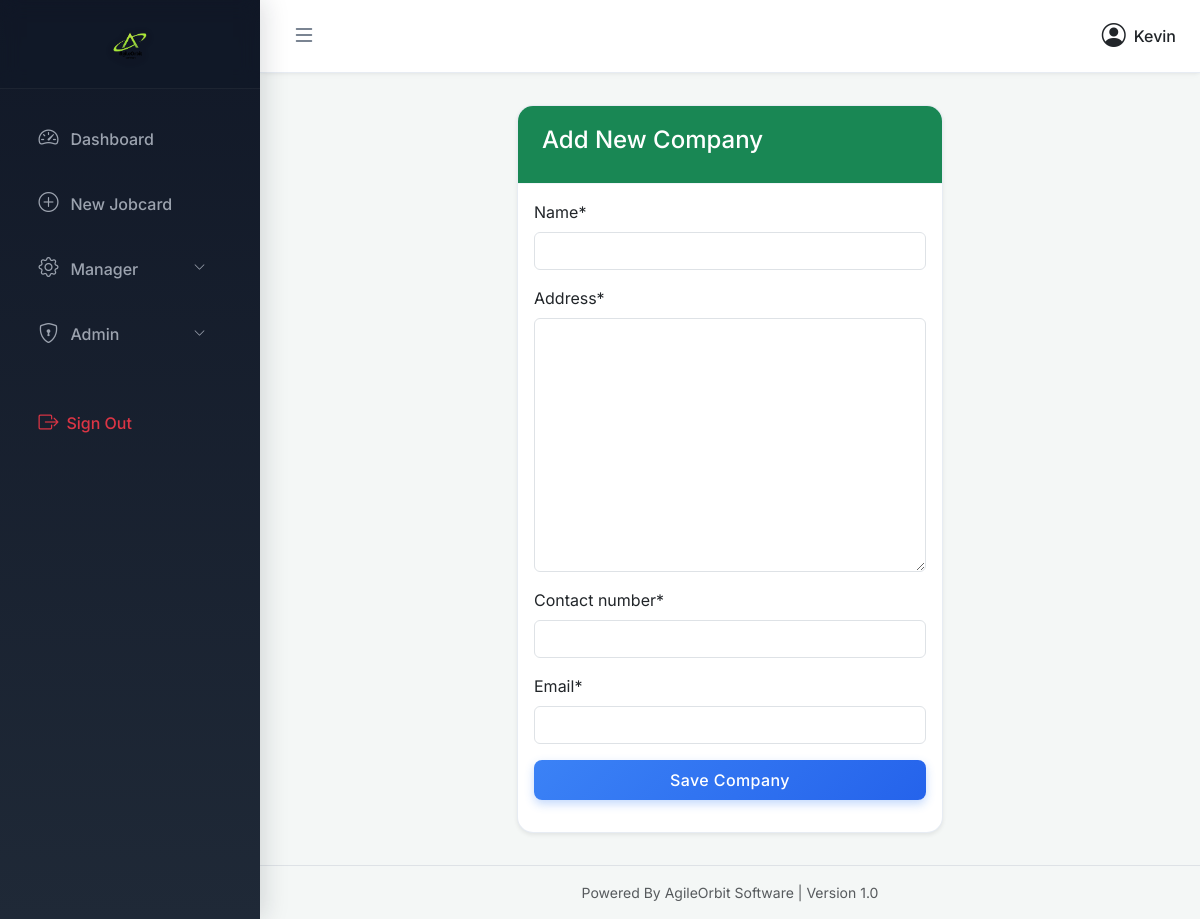
The app's page /manage/company/create/ (signed in) with its own data.
### jobcards/models.py (models this page shows, shortened)
class GlobalSettings(models.Model):
    company_name = models.CharField(max_length=255, default="My Company")
    company_logo = models.ImageField(upload_to='company_logos/', null=True, blank=True)
    watermark = models.ImageField(upload_to='watermarks/', null=True, blank=True)
    company_address = models.TextField(blank=True)
    company_contact = models.CharField(max_length=50, blank=True)
    class Meta:
        verbose_name_plural = "Global Settings"

class User(AbstractUser):
    class Role(models.TextChoices):
        SUPERUSER = 'SUPERUSER', 'Superuser'
        TECHNICIAN = 'TECHNICIAN', 'Technician'
        MANAGER = 'MANAGER', 'Manager'
        ADMIN = 'ADMIN', 'Admin'
    role = models.CharField(max_length=20, choices=Role.choices, default=Role.TECHNICIAN)
    def is_technician(self):
        return self.role == self.Role.TECHNICIAN
    def is_manager(self):
        return self.role == self.Role.MANAGER

### jobcards/views.py (the view)
# urls.py: path('manage/company/create/', CompanyCreateView.as_view(), name='company_create'),
class CompanyCreateView(LoginRequiredMixin, UserPassesTestMixin, CreateView):
    model = Company
    form_class = CompanyForm
    template_name = 'company_form.html'
    success_url = reverse_lazy('dashboard')
    def test_func(self):
        return self.request.user.is_manager() or self.request.user.is_superuser

### jobcards/forms.py
class CompanyForm(forms.ModelForm):
    class Meta:
        model = Company
        fields = '__all__'
    def __init__(self, *args, **kwargs):
        super().__init__(*args, **kwargs)
        self.helper = FormHelper()
        self.helper.add_input(Submit('submit', 'Save Company', css_class='btn-primary w-100'))

### jobcards/context_processors.py (called while the page is built)
def global_settings(request):
    settings_obj = GlobalSettings.objects.first()
    return {'global_settings': settings_obj}

### templates/company_form.html (shortened to what this page needs)
{% extends 'base.html' %}
{% load crispy_forms_tags %}
{% block content %}
<div class="row justify-content-center">
    <div class="col-md-6">
        <div class="card shadow-sm">
            <div class="card-header bg-success text-white">
                <h4>Add New Company</h4>
            </div>
            <div class="card-body">
                {% crispy form %}
            </div>
        </div>
    </div>
</div>
{% endblock %}

### templates/base.html (shortened to what this page needs)
<!DOCTYPE html>
<html lang="en">
<head>
    <link href="https://cdn.jsdelivr.net/npm/bootstrap@5.3.0/dist/css/bootstrap.min.css" rel="stylesheet">
    <link rel="stylesheet" href="https://cdn.jsdelivr.net/npm/bootstrap-icons@1.11.1/font/bootstrap-icons.css">
</head>
<body>
    <div id="wrapper">
        <nav id="sidebar" class="sidebar">
            <div class="sidebar-header">
                {% if global_settings and global_settings.company_logo %}
                    <img src="{{ global_settings.company_logo.url }}" alt="Company Logo">
                {% else %}
                    <i class="bi bi-layers-half text-primary me-2"></i>Jobcard Sys
                {% endif %}
            </div>
            <ul class="nav flex-column mb-auto mt-3 px-2">
                {% if user.is_authenticated %}
                    <li class="nav-item">
                        <a class="nav-link" href="{% url 'dashboard' %}">
                            <i class="bi bi-speedometer2"></i>Dashboard
                        </a>
                    </li>
                    {% if user.is_technician or user.is_superuser %}
                        <li class="nav-item">
                            <a class="nav-link" href="{% url 'jobcard_create' %}">
                                <i class="bi bi-plus-circle"></i>New Jobcard
                            </a>
                        </li>
                    {% endif %}
                    {% if user.is_manager or user.is_superuser %}
                        <li class="nav-item">
                            <a class="nav-link d-flex justify-content-between align-items-center" data-bs-toggle="collapse" href="#managerSubmenu" role="button" aria-expanded="false" aria-controls="managerSubmenu">
                                <span><i class="bi bi-gear"></i>Manager</span>
                                <i class="bi bi-chevron-down" style="font-size: 0.75rem;"></i>
                            </a>
                        </li>
                    {% endif %}
                    {% if user.is_superuser %}
                        <li class="nav-item">
                            <a class="nav-link d-flex justify-content-between align-items-center" data-bs-toggle="collapse" href="#adminSubmenu" role="button" aria-expanded="false" aria-controls="adminSubmenu">
                                <span><i class="bi bi-shield-lock"></i>Admin</span>
                                <i class="bi bi-chevron-down" style="font-size: 0.75rem;"></i>
                            </a>
                        </li>
                    {% endif %}
                    <li class="nav-item mt-4 mb-4">
                        <form action="{% url 'logout' %}" method="post">
                            <button type="submit" class="nav-link w-100 text-start border-0 text-danger" style="background-color: transparent;">
                                <i class="bi bi-box-arrow-right me-2"></i>Sign Out
                            </button>
                        </form>
                    </li>
                {% else %}
                    <li class="nav-item">
                        <a class="nav-link" href="{% url 'login' %}">
                            <i class="bi bi-box-arrow-in-right"></i>Login
                        </a>
                    </li>
                {% endif %}
            </ul>
        </nav>
        <div id="page-content-wrapper">
            <header id="top-header" class="top-navbar">
                <button id="menu-toggle" aria-label="Toggle Navigation">
                    <i class="bi bi-list"></i>
                </button>
                <div class="d-flex align-items-center">
                    {% if user.is_authenticated %}
                        <div class="d-flex align-items-center text-dark">
                            <i class="bi bi-person-circle fs-4 me-2"></i>
                            <span class="fw-medium">{{ user.get_full_name|default:user.username }}</span>
                        </div>
                    {% endif %}
                </div>
            </header>
            <main id="main-body" class="container-fluid">
                {% block content %}{% endblock %}
            </main>
            <footer id="main-footer" class="text-center py-3 text-muted small mt-auto border-top">
                Powered By AgileOrbit Software | Version 1.0
            </footer>
        </div>
    </div>
</body>
</html>

### templates/base.html (style rules this page uses)
body { background-color: #f4f7f6; font-family: 'Inter', system-ui, sans-serif; color: #1e293b; overflow-x: hidden; }
.sidebar { background: linear-gradient(180deg, #111827 0%, #1f2937 100%); color: #f8fafc; min-height: 100vh; transition: all 0.3s cubic-bezier(0.4, 0, 0.2, 1); z-index: 1050; box-shadow: 4px 0 24px rgba(17, 24, 39, 0.15); }
.sidebar .sidebar-header { padding: 24px 20px; background-color: rgba(17, 24, 39, 0.4); backdrop-filter: blur(10px); font-size: 1.25rem; font-weight: 700; text-align: center; border-bottom: 1px solid rgba(255,255,255,0.05); letter-spacing: 0.5px; }
.sidebar .sidebar-header img { max-height: 40px; max-width: 100%; filter: drop-shadow(0 2px 4px rgba(0,0,0,0.2)); }
.sidebar .nav-link { color: #9ca3af; border-radius: 0.5rem; margin: 0.35rem 0.75rem; padding: 0.75rem 1.15rem; font-weight: 500; transition: all 0.25s ease; }
.sidebar .nav-link i { margin-right: 12px; font-size: 1.25rem; width: 20px; text-align: center; }
.top-navbar { background-color: #ffffff !important; box-shadow: 0 1px 3px 0 rgba(0, 0, 0, 0.05), 0 4px 6px -1px rgba(0, 0, 0, 0.02); border-bottom: 1px solid rgba(226, 232, 240, 0.8); padding: 1rem 1.5rem; backdrop-filter: blur(8px); }
#menu-toggle { color: #475569; transition: color 0.2s; }
.card { border: 1px solid rgba(226, 232, 240, 0.8); border-radius: 1rem; box-shadow: 0 4px 6px -1px rgba(0, 0, 0, 0.04), 0 2px 4px -1px rgba(0, 0, 0, 0.02); transition: transform 0.2s ease, box-shadow 0.2s ease; background-color: #ffffff; overflow: hidden; }
.card-header { border-bottom: 1px solid #f1f5f9; background-color: #ffffff; padding: 1.25rem 1.5rem; font-weight: 600; color: #0f172a; }
.btn { font-weight: 500; border-radius: 0.5rem; padding: 0.5rem 1.25rem; transition: all 0.2s cubic-bezier(0.4, 0, 0.2, 1); letter-spacing: 0.025em; }
.btn-primary { background: linear-gradient(135deg, #3b82f6 0%, #2563eb 100%); border: none; box-shadow: 0 4px 10px rgba(59, 130, 246, 0.3); color: #fff; }
#wrapper { display: flex; min-height: 100vh; width: 100vw; overflow-x: hidden; }
.sidebar { width: 260px; display: flex; flex-direction: column; }
#page-content-wrapper { flex-grow: 1; display: flex; flex-direction: column; min-width: 0; transition: margin-left 0.3s ease-in-out; }
#top-header { display: flex; align-items: center; justify-content: space-between; z-index: 1000; position: sticky; top: 0; }
#menu-toggle { background: none; border: none; font-size: 1.5rem; cursor: pointer; padding: 0; display: flex; align-items: center; justify-content: center; width: 40px; height: 40px; border-radius: 50%; }
#main-body { flex-grow: 1; padding: 2rem; animation: fadeIn 0.4s ease-out; }

### records on screen
GlobalSettings: company_logo (picture)
User: get_full_name "Kevin"
